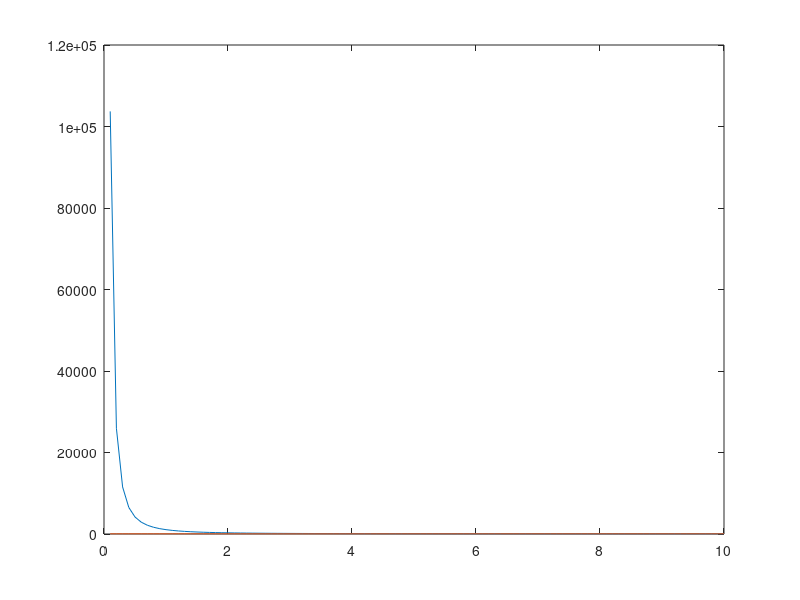

Write the MATLAB code that produced this figure.
clear


ct = 500000;
snr=10000;
Mvec=[1:5]; 
height = 6; %d 
N=4;
 f = 28e9; % 28 GHz
c = 3e8; % speed of light
lambda = c/f; % free space wavelength  
Ke=2;
delta=0;
Nwg = 2; %number of waveguides 
Ntilde = N/Nwg;
reso = 1000;

delta_vec = [0.1: 0.1 : 10];
for di = 1 : length(delta_vec)
    delta = delta_vec(di);
    D = (Ntilde)*delta;
    for m = 1 : Nwg %the y-axis locations of the waveguides (pinching antennas)
        betay(m,1) = -D/2+(m-1)*D/Nwg+D/2/Nwg;
    end

    area_length = D;
    for m = 1 : N/Nwg %the x-axis locations of the waveguides (pinching antennas)
        na = N/Nwg;%number of antennas on each waveguide
        betax(m,1) = -area_length/2+(m-1)*area_length/na+area_length/2/na;
    end
    area_center = 0;
    betax = betax + area_center;
    
    pin_antenna = [];
    for nwg = 1 : Nwg
        na = N/Nwg;%number of antennas on each waveguide
        temp = [betax betay(nwg)*ones(N/Nwg,1)];
        pin_antenna = [pin_antenna ; temp];
    end
 
 
        xm = 0;
        ym = 0;        
        loc = [xm ym]; 

        %pinching antennas
        m=1;
            xm=loc(m,1);ym=loc(m,2);
            dis_all = (xm-pin_antenna(:,1)).^2+ym^2+height^2;
            [xa,xb] = sort(dis_all,"ascend");
            sum1 = 0; sum2 = 0;
            for nind = 1 : N
                n = xb(nind);
                xnpin = pin_antenna(n,1);
                ynpin = pin_antenna(n,2);
                sum1 = sum1 + (xm-xnpin)^2/((xm-xnpin)^2+(ym-ynpin)^2+height^2)^2;
                sum2 = sum2 + (ym-ynpin)^2/((xm-xnpin)^2+(ym-ynpin)^2+height^2)^2;
            end 
            crlb_pin(di) = Ke/(2*Ke+1)/sum1+Ke/(2*Ke+1)/sum2;
        
end

%analysis
delta = sqrt(2)*height;
    D = (Ntilde)*delta;
    for m = 1 : Nwg %the y-axis locations of the waveguides (pinching antennas)
        betay(m,1) = -D/2+(m-1)*D/Nwg+D/2/Nwg;
    end

    area_length = D;
    for m = 1 : N/Nwg %the x-axis locations of the waveguides (pinching antennas)
        na = N/Nwg;%number of antennas on each waveguide
        betax(m,1) = -area_length/2+(m-1)*area_length/na+area_length/2/na;
    end
    area_center = 0;
    betax = betax + area_center;
    
    pin_antenna = [];
    for nwg = 1 : Nwg
        na = N/Nwg;%number of antennas on each waveguide
        temp = [betax betay(nwg)*ones(N/Nwg,1)];
        pin_antenna = [pin_antenna ; temp];
    end
 
 
        xm = 0;
        ym = 0;        
        loc = [xm ym]; 

        %pinching antennas
        m=1;
            xm=loc(m,1);ym=loc(m,2);
            dis_all = (xm-pin_antenna(:,1)).^2+ym^2+height^2;
            [xa,xb] = sort(dis_all,"ascend");
            sum1 = 0; sum2 = 0;
            for nind = 1 : N
                n = xb(nind);
                xnpin = pin_antenna(n,1);
                ynpin = pin_antenna(n,2);
                sum1 = sum1 + (xm-xnpin)^2/((xm-xnpin)^2+(ym-ynpin)^2+height^2)^2;
                sum2 = sum2 + (ym-ynpin)^2/((xm-xnpin)^2+(ym-ynpin)^2+height^2)^2;
            end 
            crlb_ana = Ke/(2*Ke+1)/sum1+Ke/(2*Ke+1)/sum2;

%end
plot(delta_vec,crlb_pin, delta_vec, crlb_ana*ones(length(delta_vec),1) ) 